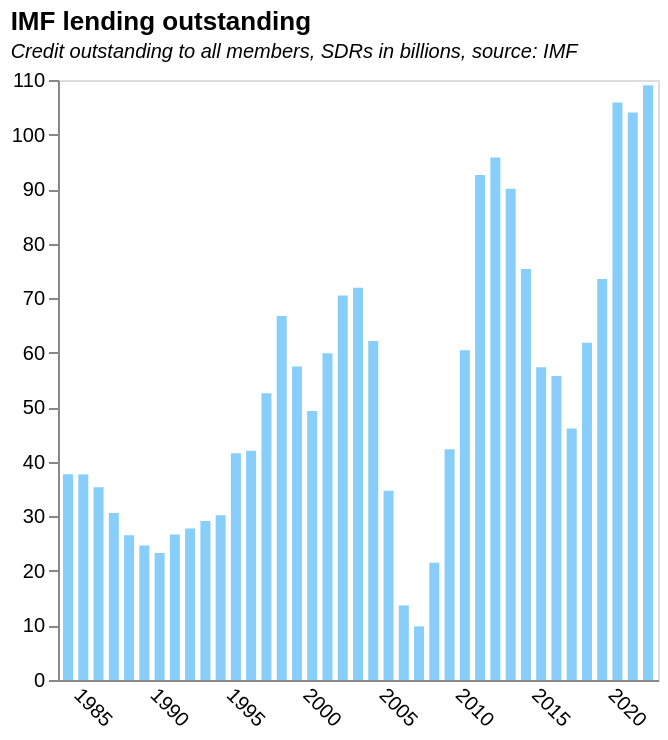

Here is the Vega-Lite specification saved for this chart:
### Vega-Lite specification from a JSON file in a GitHub repository (floating-point values rounded to 4 significant figures)
{"$schema": "https://vega.github.io/schema/vega-lite/v5.json", "title": {"text": "IMF lending outstanding", "subtitle": "Credit outstanding to all members, SDRs in billions, source: IMF", "subtitleFontStyle": "italic", "subtitleFontSize": 10, "anchor": "start", "color": "black"}, "data": {"values": [{"Date": "08/31/2022", "GRA Purchases": "93769635059", "PRGT 1/2/": "15254184552", "Totals": "1.09E+11", "Year": "2022", "Total_billion": "109.0238196", "World_GDP": "9.61E+13", "Normalised_totals": "1.13E-03", "totals_as%ofGDP": "1.13E-01", "": "8.66529E+13"}, {"Date": "12/31/2021", "GRA Purchases": "89474552025", "PRGT 1/2/": "14554823681", "Totals": "1.04E+11", "Year": "2021", "Total_billion": "104.0293757", "World_GDP": "9.61E+13", "Normalised_totals": "1.08E-03", "totals_as%ofGDP": "1.08E-01", "": ""}, {"Date": "12/31/2020", "GRA Purchases": "93408630285", "PRGT 1/2/": "12481816684", "Totals": "1.06E+11", "Year": "2020", "Total_billion": "105.890447", "World_GDP": "8.49E+13", "Normalised_totals": "1.25E-03", "totals_as%ofGDP": "1.25E-01", "": ""}, {"Date": "12/31/2019", "GRA Purchases": "66945509865", "PRGT 1/2/": "6590835450", "Totals": "73536345315", "Year": "2019", "Total_billion": "73.53634532", "World_GDP": "8.77E+13", "Normalised_totals": "8.38E-04", "totals_as%ofGDP": "8.38E-02", "": ""}, {"Date": "12/31/2018", "GRA Purchases": "55395611392", "PRGT 1/2/": "6426181029", "Totals": "61821792421", "Year": "2018", "Total_billion": "61.82179242", "World_GDP": "8.64E+13", "Normalised_totals": "7.16E-04", "totals_as%ofGDP": "7.16E-02", "": ""}, {"Date": "12/31/2017", "GRA Purchases": "39585385873", "PRGT 1/2/": "6522280669", "Totals": "46107666542", "Year": "2017", "Total_billion": "46.10766654", "World_GDP": "8.14E+13", "Normalised_totals": "5.66E-04", "totals_as%ofGDP": "5.66E-02", "": ""}, {"Date": "12/31/2016", "GRA Purchases": "49267630851", "PRGT 1/2/": "6482647937", "Totals": "55750278788", "Year": "2016", "Total_billion": "55.75027879", "World_GDP": "7.65E+13", "Normalised_totals": "7.29E-04", "totals_as%ofGDP": "7.29E-02", "": ""}, {"Date": "12/31/2015", "GRA Purchases": "50757840741", "PRGT 1/2/": "6575911158", "Totals": "57333751899", "Year": "2015", "Total_billion": "57.3337519", "World_GDP": "7.52E+13", "Normalised_totals": "7.62E-04", "totals_as%ofGDP": "7.62E-02", "": ""}, {"Date": "12/31/2014", "GRA Purchases": "69041563463", "PRGT 1/2/": "6292755583", "Totals": "75334319046", "Year": "2014", "Total_billion": "75.33431905", "World_GDP": "7.97E+13", "Normalised_totals": "9.45E-04", "totals_as%ofGDP": "9.45E-02", "": ""}, {"Date": "12/31/2013", "GRA Purchases": "83899249061", "PRGT 1/2/": "6174392682", "Totals": "90073641743", "Year": "2013", "Total_billion": "90.07364174", "World_GDP": "7.76E+13", "Normalised_totals": "1.16E-03", "totals_as%ofGDP": "1.16E-01", "": ""}, {"Date": "12/31/2012", "GRA Purchases": "90042348252", "PRGT 1/2/": "5766292503", "Totals": "95808640755", "Year": "2012", "Total_billion": "95.80864076", "World_GDP": "7.55E+13", "Normalised_totals": "1.27E-03", "totals_as%ofGDP": "1.27E-01", "": ""}, {"Date": "12/31/2011", "GRA Purchases": "87276915790", "PRGT 1/2/": "5308609594", "Totals": "92585525384", "Year": "2011", "Total_billion": "92.58552538", "World_GDP": "7.39E+13", "Normalised_totals": "1.25E-03", "totals_as%ofGDP": "1.25E-01", "": ""}, {"Date": "12/31/2010", "GRA Purchases": "55620104510", "PRGT 1/2/": "4819344134", "Totals": "60439448644", "Year": "2010", "Total_billion": "60.43944864", "World_GDP": "6.66E+13", "Normalised_totals": "9.07E-04", "totals_as%ofGDP": "9.07E-02", "": ""}, {"Date": "12/31/2009", "GRA Purchases": "37221142436", "PRGT 1/2/": "5079705286", "Totals": "42300847722", "Year": "2009", "Total_billion": "42.30084772", "World_GDP": "6.08E+13", "Normalised_totals": "6.96E-04", "totals_as%ofGDP": "6.96E-02", "": ""}, {"Date": "12/31/2008", "GRA Purchases": "17514964723", "PRGT 1/2/": "3972372030", "Totals": "21487336753", "Year": "2008", "Total_billion": "21.48733675", "World_GDP": "6.41E+13", "Normalised_totals": "3.35E-04", "totals_as%ofGDP": "3.35E-02", "": ""}, {"Date": "12/31/2007", "GRA Purchases": "6036146757", "PRGT 1/2/": "3796945581", "Totals": "9833092338", "Year": "2007", "Total_billion": "9.833092338", "World_GDP": "5.84E+13", "Normalised_totals": "1.68E-04", "totals_as%ofGDP": "1.68E-02", "": ""}, {"Date": "12/31/2006", "GRA Purchases": "9822640239", "PRGT 1/2/": "3844020520", "Totals": "13666660759", "Year": "2006", "Total_billion": "13.66666076", "World_GDP": "5.18E+13", "Normalised_totals": "2.64E-04", "totals_as%ofGDP": "2.64E-02", "": ""}, {"Date": "12/31/2005", "GRA Purchases": "28432143237", "PRGT 1/2/": "6282121668", "Totals": "34714264905", "Year": "2005", "Total_billion": "34.71426491", "World_GDP": "4.78E+13", "Normalised_totals": "7.26E-04", "totals_as%ofGDP": "7.26E-02", "": ""}, {"Date": "12/31/2004", "GRA Purchases": "55373766674", "PRGT 1/2/": "6766029353", "Totals": "62139796027", "Year": "2004", "Total_billion": "62.13979603", "World_GDP": "4.41E+13", "Normalised_totals": "1.41E-03", "totals_as%ofGDP": "1.41E-01", "": ""}, {"Date": "12/31/2003", "GRA Purchases": "65032062712", "PRGT 1/2/": "6880893268", "Totals": "71912955980", "Year": "2003", "Total_billion": "71.91295598", "World_GDP": "3.91E+13", "Normalised_totals": "1.84E-03", "totals_as%ofGDP": "1.84E-01", "": ""}, {"Date": "12/31/2002", "GRA Purchases": "63601058794", "PRGT 1/2/": "6868671012", "Totals": "70469729806", "Year": "2002", "Total_billion": "70.46972981", "World_GDP": "3.49E+13", "Normalised_totals": "2.02E-03", "totals_as%ofGDP": "2.02E-01", "": ""}, {"Date": "12/31/2001", "GRA Purchases": "53477225409", "PRGT 1/2/": "6424578684", "Totals": "59901804093", "Year": "2001", "Total_billion": "59.90180409", "World_GDP": "3.36E+13", "Normalised_totals": "1.78E-03", "totals_as%ofGDP": "1.78E-01", "": ""}, {"Date": "12/31/2000", "GRA Purchases": "42990531049", "PRGT 1/2/": "6331595468", "Totals": "49322126517", "Year": "2000", "Total_billion": "49.32212652", "World_GDP": "3.38E+13", "Normalised_totals": "1.46E-03", "totals_as%ofGDP": "1.46E-01", "": ""}, {"Date": "12/31/1999", "GRA Purchases": "51061861875", "PRGT 1/2/": "6434274362", "Totals": "57496136237", "Year": "1999", "Total_billion": "57.49613624", "World_GDP": "3.27E+13", "Normalised_totals": "1.76E-03", "totals_as%ofGDP": "1.76E-01", "": ""}, {"Date": "12/31/1998", "GRA Purchases": "60451017051", "PRGT 1/2/": "6288825925", "Totals": "66739842976", "Year": "1998", "Total_billion": "66.73984298", "World_GDP": "3.15E+13", "Normalised_totals": "2.12E-03", "totals_as%ofGDP": "2.12E-01", "": ""}, {"Date": "12/31/1997", "GRA Purchases": "46559033783", "PRGT 1/2/": "6009867422", "Totals": "52568901205", "Year": "1997", "Total_billion": "52.56890121", "World_GDP": "3.16E+13", "Normalised_totals": "1.66E-03", "totals_as%ofGDP": "1.66E-01", "": ""}, {"Date": "12/31/1996", "GRA Purchases": "36127472805", "PRGT 1/2/": "5881609752", "Totals": "42009082557", "Year": "1996", "Total_billion": "42.00908256", "World_GDP": "3.17E+13", "Normalised_totals": "1.33E-03", "totals_as%ofGDP": "1.33E-01", "": ""}, {"Date": "12/31/1995", "GRA Purchases": "35929173412", "PRGT 1/2/": "5657438528", "Totals": "41586611940", "Year": "1995", "Total_billion": "41.58661194", "World_GDP": "3.10E+13", "Normalised_totals": "1.34E-03", "totals_as%ofGDP": "1.34E-01", "": ""}, {"Date": "12/31/1994", "GRA Purchases": "25611676952", "PRGT 1/2/": "4599768498", "Totals": "30211445450", "Year": "1994", "Total_billion": "30.21144545", "World_GDP": "2.79E+13", "Normalised_totals": "1.08E-03", "totals_as%ofGDP": "1.08E-01", "": ""}, {"Date": "12/31/1993", "GRA Purchases": "25196745031", "PRGT 1/2/": "3942792899", "Totals": "29139537930", "Year": "1993", "Total_billion": "29.13953793", "World_GDP": "2.58E+13", "Normalised_totals": "1.13E-03", "totals_as%ofGDP": "1.13E-01", "": ""}, {"Date": "12/31/1992", "GRA Purchases": "23967172718", "PRGT 1/2/": "3804463796", "Totals": "27771636514", "Year": "1992", "Total_billion": "27.77163651", "World_GDP": "2.54E+13", "Normalised_totals": "1.09E-03", "totals_as%ofGDP": "1.09E-01", "": ""}, {"Date": "12/31/1991", "GRA Purchases": "23378573926", "PRGT 1/2/": "3285717796", "Totals": "26664291722", "Year": "1991", "Total_billion": "26.66429172", "World_GDP": "2.38E+13", "Normalised_totals": "1.12E-03", "totals_as%ofGDP": "1.12E-01", "": ""}, {"Date": "12/31/1990", "GRA Purchases": "20731851093", "PRGT 1/2/": "2571911617", "Totals": "23303762710", "Year": "1990", "Total_billion": "23.30376271", "World_GDP": "2.28E+13", "Normalised_totals": "1.02E-03", "totals_as%ofGDP": "1.02E-01", "": ""}, {"Date": "12/31/1989", "GRA Purchases": "22315104224", "PRGT 1/2/": "2334886562", "Totals": "24649990786", "Year": "1989", "Total_billion": "24.64999079", "World_GDP": "2.02E+13", "Normalised_totals": "1.22E-03", "totals_as%ofGDP": "1.22E-01", "": ""}, {"Date": "12/31/1988", "GRA Purchases": "24750004884", "PRGT 1/2/": "1773964293", "Totals": "26523969177", "Year": "1988", "Total_billion": "26.52396918", "World_GDP": "1.93E+13", "Normalised_totals": "1.37E-03", "totals_as%ofGDP": "1.37E-01", "": ""}, {"Date": "12/31/1987", "GRA Purchases": "28751979125", "PRGT 1/2/": "1866342930", "Totals": "30618322055", "Year": "1987", "Total_billion": "30.61832206", "World_GDP": "1.73E+13", "Normalised_totals": "1.77E-03", "totals_as%ofGDP": "1.77E-01", "": ""}, {"Date": "12/31/1986", "GRA Purchases": "33334905644", "PRGT 1/2/": "2013169931", "Totals": "35348075575", "Year": "1986", "Total_billion": "35.34807558", "World_GDP": "1.52E+13", "Normalised_totals": "2.33E-03", "totals_as%ofGDP": "2.33E-01", "": ""}, {"Date": "12/31/1985", "GRA Purchases": "35194787249", "PRGT 1/2/": "2470247948", "Totals": "37665035197", "Year": "1985", "Total_billion": "37.6650352", "World_GDP": "1.29E+13", "Normalised_totals": "2.92E-03", "totals_as%ofGDP": "2.92E-01", "": ""}, {"Date": "12/31/1984", "GRA Purchases": "34936772393", "PRGT 1/2/": "2769874900", "Totals": "37706647293", "Year": "1984", "Total_billion": "37.70664729", "World_GDP": "1.23E+13", "Normalised_totals": "3.07E-03", "totals_as%ofGDP": "3.07E-01", "": ""}, {"Date": "", "GRA Purchases": "", "PRGT 1/2/": "", "Totals": "", "Year": "", "Total_billion": "", "World_GDP": "", "Normalised_totals": "", "totals_as%ofGDP": "", "": ""}, {"Date": "", "GRA Purchases": "", "PRGT 1/2/": "", "Totals": "", "Year": "", "Total_billion": "", "World_GDP": "", "Normalised_totals": "", "totals_as%ofGDP": "", "": ""}, {"Date": " 1/ Includes loans under the Structural Adjustment Facility and Trust Fund.", "GRA Purchases": "", "PRGT 1/2/": "", "Totals": "", "Year": "", "Total_billion": "", "World_GDP": "", "Normalised_totals": "", "totals_as%ofGDP": "", "": ""}, {"Date": "", "GRA Purchases": "", "PRGT 1/2/": "", "Totals": "", "Year": "", "Total_billion": "", "World_GDP": "", "Normalised_totals": "", "totals_as%ofGDP": "", "": ""}, {"Date": " 2/ Formerly PRGF-ESF.", "GRA Purchases": "", "PRGT 1/2/": "", "Totals": "", "Year": "", "Total_billion": "", "World_GDP": "", "Normalised_totals": "", "totals_as%ofGDP": "", "": ""}, {"Date": "", "GRA Purchases": "", "PRGT 1/2/": "", "Totals": "", "Year": "", "Total_billion": "", "World_GDP": "", "Normalised_totals": "", "totals_as%ofGDP": "", "": ""}, {"Date": "", "GRA Purchases": "", "PRGT 1/2/": "", "Totals": "", "Year": "", "Total_billion": "", "World_GDP": "", "Normalised_totals": "", "totals_as%ofGDP": "", "": ""}, {"Date": "", "GRA Purchases": "", "PRGT 1/2/": "", "Totals": "", "Year": "", "Total_billion": "", "World_GDP": "", "Normalised_totals": "", "totals_as%ofGDP": "", "": ""}, {"Date": "", "GRA Purchases": "", "PRGT 1/2/": "", "Totals": "", "Year": "", "Total_billion": "", "World_GDP": "", "Normalised_totals": "", "totals_as%ofGDP": "", "": ""}, {"Date": "", "GRA Purchases": "", "PRGT 1/2/": "", "Totals": "", "Year": "", "Total_billion": "", "World_GDP": "", "Normalised_totals": "", "totals_as%ofGDP": "", "": ""}, {"Date": "", "GRA Purchases": "", "PRGT 1/2/": "", "Totals": "", "Year": "", "Total_billion": "", "World_GDP": "", "Normalised_totals": "", "totals_as%ofGDP": "", "": ""}, {"Date": "", "GRA Purchases": "", "PRGT 1/2/": "", "Totals": "", "Year": "", "Total_billion": "", "World_GDP": "", "Normalised_totals": "", "totals_as%ofGDP": "", "": ""}, {"Date": "", "GRA Purchases": "", "PRGT 1/2/": "", "Totals": "", "Year": "", "Total_billion": "", "World_GDP": "", "Normalised_totals": "", "totals_as%ofGDP": "", "": ""}, {"Date": "", "GRA Purchases": "", "PRGT 1/2/": "", "Totals": "", "Year": "", "Total_billion": "", "World_GDP": "", "Normalised_totals": "", "totals_as%ofGDP": "", "": ""}, {"Date": "", "GRA Purchases": "", "PRGT 1/2/": "", "Totals": "", "Year": "", "Total_billion": "", "World_GDP": "", "Normalised_totals": "", "totals_as%ofGDP": "", "": ""}, {"Date": "", "GRA Purchases": "2.89E+13", "PRGT 1/2/": "2.99E+13", "Totals": "3.10E+13", "Year": "3.21E+13", "Total_billion": "3.36E+13", "World_GDP": "3.49E+13", "Normalised_totals": "3.59E+13", "totals_as%ofGDP": "3.64E+13", "": ""}], "format": {"parse": {"Year": "date"}}}, "transform": [{"calculate": "datum.Totals/1000000000", "as": "billions"}], "height": 300, "width": 300, "mark": {"type": "bar", "color": "lightskyblue"}, "encoding": {"x": {"field": "Year", "type": "temporal", "axis": {"title": null, "grid": false, "ticks": false, "labelAngle": 45}}, "y": {"field": "Total_billion", "type": "quantitative", "title": "", "axis": {"grid": false}}}}
